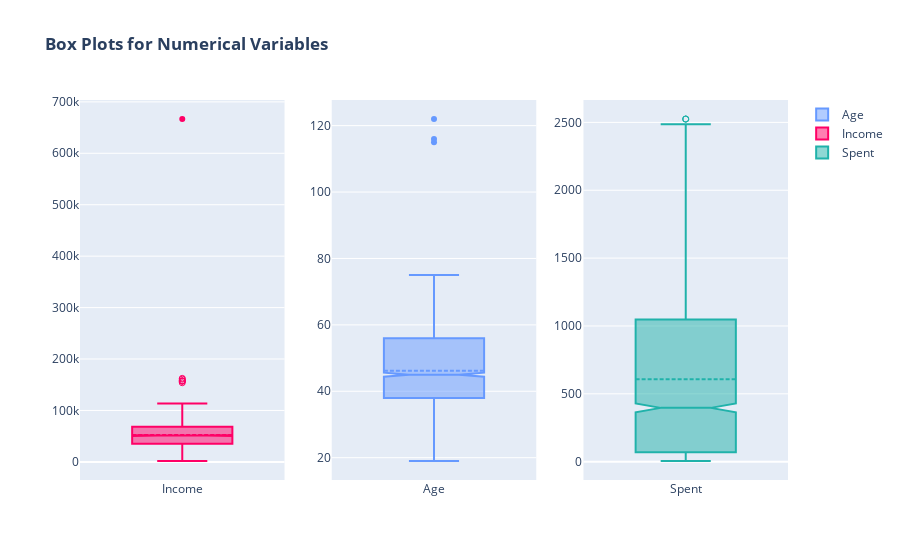

The notebook cell saved with this chart:
### Markdown cell above
Another way of visualising outliers is using boxplots and whiskers,
which provides the quantiles (box) and inter-quantile range (whiskers),
with the outliers sitting outside the error bars (whiskers).

All the dots in the plot below are outliers according to the quantiles + 1.5 IQR rule

### Code cell
fig = make_subplots(rows=1, cols=3)

fig.add_trace(go.Box(y=data['Age'], notched=True, name='Age', marker_color = '#6699ff', 
                     boxmean=True, boxpoints='suspectedoutliers'), 1, 2)

fig.add_trace(go.Box(y=data['Income'], notched=True, name='Income', marker_color = '#ff0066', 
                     boxmean=True, boxpoints='suspectedoutliers'), 1, 1)

fig.add_trace(go.Box(y=data['Spent'], notched=True, name='Spent', marker_color = 'lightseagreen', 
                     boxmean=True, boxpoints='suspectedoutliers'), 1, 3)

fig.update_layout(title_text='<b>Box Plots for Numerical Variables<b>')

fig.show()

### Figure 1 — Plotly figure (JSON) as saved in the notebook; plotly's stock layout.template omitted (floating-point values rounded to 4 significant figures; data arrays with more than 128 entries replaced by an {"elided": "..."} marker saying what was removed)
{"data": [{"boxmean": true, "boxpoints": "suspectedoutliers", "marker": {"color": "#6699ff"}, "name": "Age", "notched": true, "type": "box", "xaxis": "x2", "y": {"elided": "2216 int values"}, "yaxis": "y2"}, {"boxmean": true, "boxpoints": "suspectedoutliers", "marker": {"color": "#ff0066"}, "name": "Income", "notched": true, "type": "box", "xaxis": "x", "y": {"elided": "2216 int values"}, "yaxis": "y"}, {"boxmean": true, "boxpoints": "suspectedoutliers", "marker": {"color": "lightseagreen"}, "name": "Spent", "notched": true, "type": "box", "xaxis": "x3", "y": {"elided": "2216 int values"}, "yaxis": "y3"}], "layout": {"title": {"text": "<b>Box Plots for Numerical Variables<b>"}, "xaxis": {"anchor": "y", "domain": [0, 0.2889]}, "xaxis2": {"anchor": "y2", "domain": [0.3556, 0.6444]}, "xaxis3": {"anchor": "y3", "domain": [0.7111, 1]}, "yaxis": {"anchor": "x", "domain": [0, 1]}, "yaxis2": {"anchor": "x2", "domain": [0, 1]}, "yaxis3": {"anchor": "x3", "domain": [0, 1]}}}
